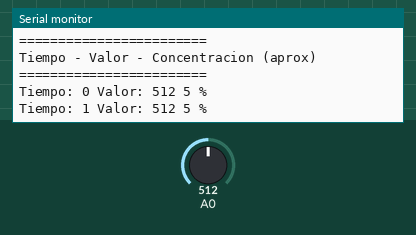
Bench run of a sketch on a simulated Arduino Uno, built with avr-gcc and run on an emulated ATmega328P. On the bench: the last lines printed to the serial monitor. The test bench sets the inputs (shaded band); at power-on: A0 = 512.

Above: at 1.3 s.
1.4 s: A0 set to 716
At 2.7 s:
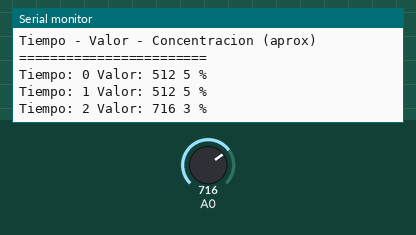
2.9 s: A0 set to 900
At 3.9 s:
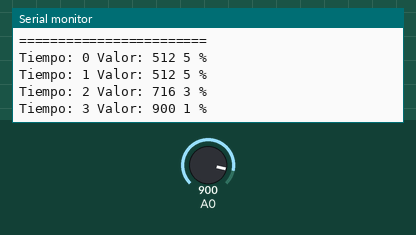
Timing chart, 0 to 5.9 s (numbered marks = the images above; inputs shaded):
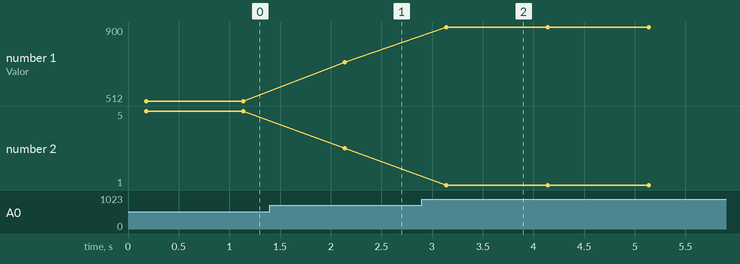

Measured:
- after the input at 1.4 s, the serial monitor: prints a new line after 0.74 s (image 1)
- after the input at 2.9 s, the serial monitor: prints a new line after 0.24 s (image 2)
- plotted number 1: 512 → 716 after the input at 1.4 s, 716 → 900 after the input at 2.9 s
- plotted number 2: 5 → 3 after the input at 1.4 s

The sketch:

Probador_sensor_MQ7.ino
```cpp
int tiempo = 0;
int pinSensorCO;
void setup() {
  Serial.begin(9600);

  Serial.println("Mediciones del sensor de Monoxido de Carbono");
  Serial.println("El tiempo esta dado en segundos");
  Serial.println("========================");
  Serial.println("Tiempo - Valor - Concentracion (aprox)");
  Serial.println("========================");
}

void loop() {
  pinSensorCO = analogRead(A0);

  Serial.print("Tiempo: ");
  Serial.print(tiempo);
  Serial.print(" Valor: ");
  Serial.print(pinSensorCO);
  Serial.print(" ");
  Serial.print((1024 - pinSensorCO)/100);
  Serial.println(" %");

  tiempo++;
  delay(1000);
}
```
